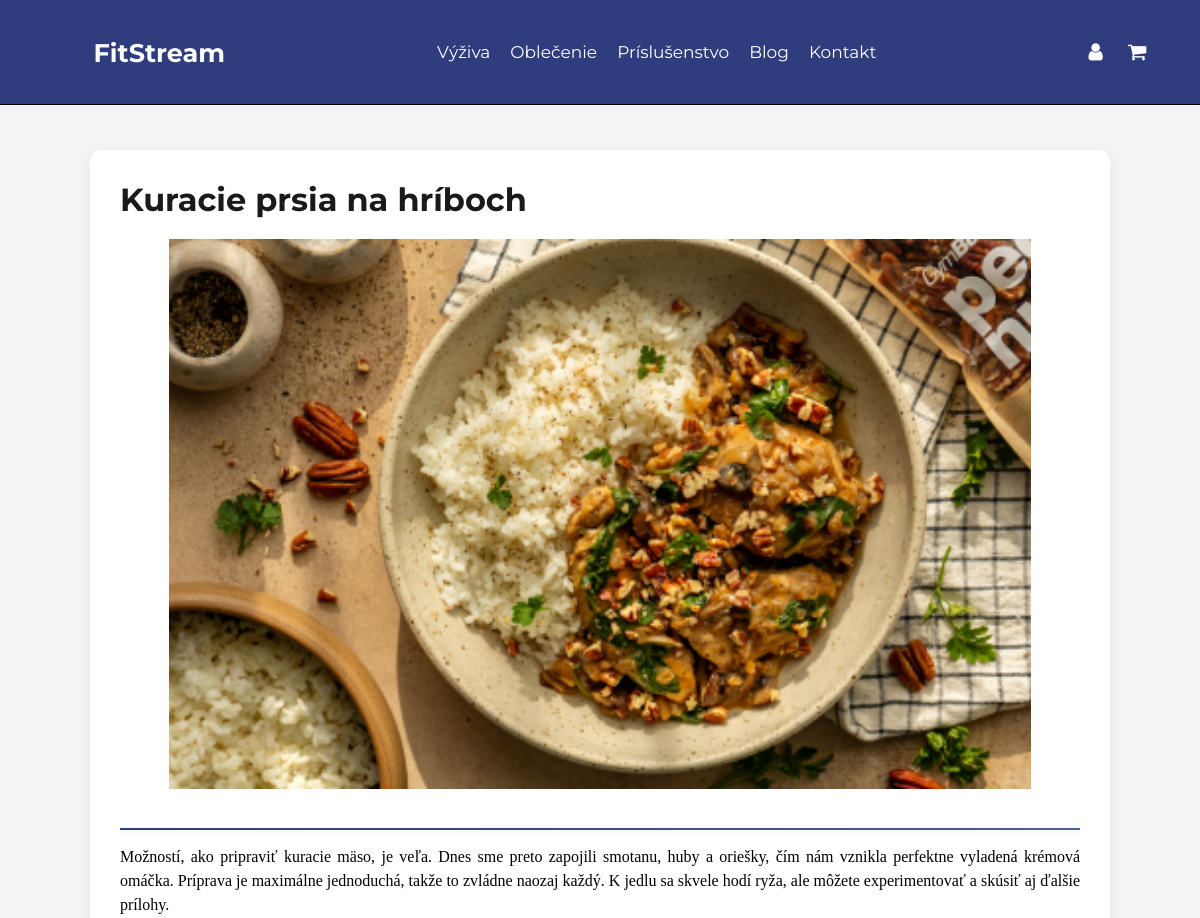
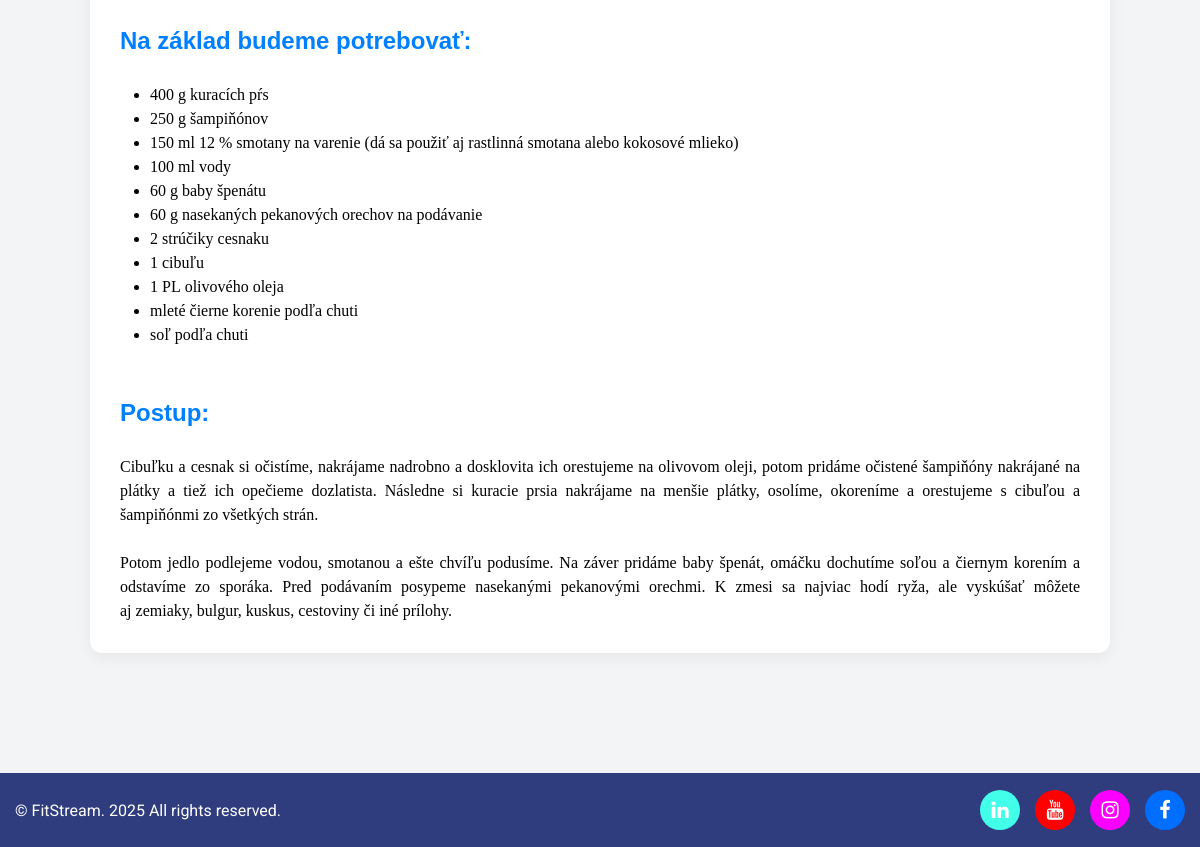
Page /blog_clanok.php?id=15 on the committed database (2 pictures, top to bottom).
### tables this page shows
CREATE TABLE `navbar` (
  `idnavbar` int(11) NOT NULL,
  `nazov` varchar(200) NOT NULL,
  `url` varchar(255) NOT NULL
);

CREATE TABLE `blog` (
  `idblog` int(11) NOT NULL,
  `nazov` varchar(255) NOT NULL,
  `popis` text NOT NULL,
  `img_blog` varchar(255) DEFAULT NULL,
  `img_alt` varchar(255) DEFAULT NULL,
  `id_kategorie` int(11) DEFAULT NULL,
  `id_uzivatel` int(11) NOT NULL,
  `datum_vytvorenia` datetime DEFAULT current_timestamp(),
  `datum_upravy` datetime DEFAULT current_timestamp() ON UPDATE current_timestamp()
);

CREATE TABLE `footer_ikony` (
  `idfooter` int(11) NOT NULL,
  `ikona` varchar(255) NOT NULL,
  `farba_bg` varchar(255) NOT NULL,
  `farba_ikony` varchar(255) NOT NULL,
  `url` varchar(45) NOT NULL
);

### classes/Database.php (called while the page is built, shortened)
<?php
class Database
{
    private $connection;
    protected function connect(): void
    {
        $config = DATABASE;
        $options = [
            PDO::ATTR_ERRMODE            => PDO::ERRMODE_EXCEPTION,
            PDO::ATTR_DEFAULT_FETCH_MODE => PDO::FETCH_ASSOC,
        ];
        try {
            $dsn = 'mysql:host=' . $config['HOST'] .
                   ';dbname=' . $config['DBNAME'] .
                   ';port=' . $config['PORT'];
            $this->connection = new PDO(
                $dsn,
                $config['USER_NAME'],
                $config['PASSWORD'],
                $options
            );
        } catch (PDOException $e) {
            throw new Exception('Pripojenie zlyhalo: ' . $e->getMessage());
        }
    }
    public function getConnection(): PDO
    {
        return $this->connection;
    }
}
?>

### classes/Blog.php (called while the page is built, shortened)
<?php
class Blog extends Database
{
    protected $conn;
    public function __construct()
    {
        $this->conn = $this->getConnection();
    }
    public function blogClanok(int $id): array|bool
    {
        try {
            $sql = "SELECT nazov, popis, img_blog FROM blog WHERE idblog = ?";
            $st = $this->conn->prepare($sql);
            $st->bindParam(1, $id);
            $st->execute();
            $clanok = $st->fetch();
            if(empty($clanok)){
                $_SESSION['neuspech'] = "Tento článok neexistuje";
                header("Location: /FitStream/config/error.php");
                exit;
            } else{
                return $clanok;
            }
        } catch (Exception $e) {
            die("Chyba pri načítaní produktu");
        } finally {
            $this->conn = null;
        }
    }
}
?>

### classes/Footer.php (called while the page is built, shortened)
<?php
class Footer extends Database
{
    protected $conn;
    public function __construct()
    {
        $this->conn = $this->getConnection();
    }
    public function footerVypis(): array
    {
        try {
            $sql = "SELECT * FROM footer_ikony";
            $st = $this->conn->prepare($sql);
            $st->execute();
            return $st->fetchAll();
        } catch (Exception $e) {
            die("Nastala chyba");
        } finally {
            $this->conn = null;
        }
    }
}
?>

### blog_clanok.php (the view, shortened to what this page needs)
<?php
    $blog = new Blog();
    if (isset($_GET['id']) && is_numeric($_GET['id'])) {
        $vypis_blog = $blog->blogClanok($_GET['id']);
    } else {
        die("Zlé ID.");
    }
    ?>
<?php include "parts/header.php"; ?>
<?php include "parts/navbar.php"; ?>
<body class = "blog_clanok">
<div class="clanok_zaobalenie">
  <div class="clanok_z">
     <h1 class = "clanok_nadpis"><?php echo $vypis_blog['nazov'];?></h1>
     <img src = "<?php echo $vypis_blog['img_blog'];?>" alt = "" class = "clanok_img">
     <hr class = "pod_clanok">
     <p class = "clanok_popis"><?php echo $vypis_blog['popis'];?></p>
</div>
  </div>
<?php include "parts/footer.php"; ?>

### parts/navbar.php (shortened to what this page needs)
<?php
$nav = new Navbar();
$vypis_linkov = $nav->navbarLinks();
?>
<nav class = "menu">
    <a href="<?php echo BASE_URL . "index.php";?>" class = "logo"><h1 class>FitStream</h1></a>
    <ul>
        <?php foreach($vypis_linkov as $a):?>
            <a href="<?php echo BASE_URL . $a['url'] ;?>"><li><?php echo $a['nazov'];?></li></a>
        <?php endforeach?>
    </ul>
    <div class = "pr">
        <a href = "<?php echo BASE_URL . "kosik.php";?>"><i class="fa fa-shopping-cart" id = "shopping_cart" style = "font-size: 20px;"></i></a>
       </div>
</nav>

### parts/footer.php (shortened to what this page needs)
<?php
$footer = new Footer();
$footer_vypis = $footer->footerVypis();
?>
<footer>
    <div class = "bottom_footer">
        <div class = "footer_rights"><p class = ""> &copy; <span id="year"></span>FitStream. <?php echo(date("Y")); ?> All rights reserved.</p></div>
            <div class = "social_media_links">
                <?php foreach($footer_vypis as $a): ?>
                    <a href="<?php echo $a['url']; ?>"  class="social"
                    style="background-color: <?php echo $a['farba_bg']; ?>;
                    color: <?php echo $a['farba_ikony']; ?>">
                   <i class="<?php echo $a['ikona']; ?>" style="font-size: 20px;"></i>
                   </a>
                <?php endforeach; ?>
         </div>
            </div>
</footer>
</body>
</html>

### css/navbar_sidebar.css (style rules this page uses)
nav { display: flex; background-color: #2F3C7E; align-items: center; justify-content: space-around; color: white; padding: 17px 20px; position: fixed; top: 0; left: 0; width: 100%; z-index: 1; border-bottom: 1px solid black; font-size: 15px; z-index: 1000; height:70px; }
nav ul { display: flex; flex-direction: row; padding: 10px 55px; list-style: none; }
nav ul li { margin: 0 10px }
nav a { color: white; text-decoration: none; cursor: pointer; font-weight: 400; font-size: 17px; }
.pr { display: flex; gap: 25px; position: relative; }

### css/footer.css (style rules this page uses)
footer { display: flex; flex-direction: column; background-color: #2F3C7E; color: white; padding: 17px 15px; margin-top: 120px; }
.social_media_links { display: flex; gap: 15px; justify-content: flex-end; align-items: center; flex-direction: row; }
.bottom_footer { display: flex; width: 100%; justify-content: space-between; align-items: center; flex-wrap: wrap; }
.social { width: 40px; height: 40px; border-radius: 50%; display: flex; justify-content: center; align-items: center; transition: transform 0.3s ease, opacity 0.3s ease; border: none; cursor: pointer; text-decoration: none; }
.footer_rights { font-size: 16px; display: flex; justify-content: flex-start; align-items: flex-end; }

### css/blog_clanky.css (style rules this page uses)
.blog_clanok { background-color: #F3F4F6; }
.pod_clanok { margin-top: 15px; margin-bottom: 15px; border: 0; height: 2px; background: linear-gradient(to right, #2F3C7E, #4F5D9A); width: 100%; box-shadow: 0 2px 5px rgba(0, 0, 0, 0.1); }
.clanok_zaobalenie { display: flex; justify-content: center; margin-top: 150px; min-width: 85%; max-width: 85%; place-self: center; }
.clanok_z { background-color: #fff; border-radius: 12px; box-shadow: 0 4px 16px rgba(0, 0, 0, 0.06); width: 100%; padding: 30px; transition: box-shadow 0.3s ease; place-self: center; }
.clanok_z p { text-align: justify; }
.clanok_nadpis { font-size: 2rem; font-weight: 700; margin-bottom: 20px; color: #1a1a1a; }
.clanok_img { width: 100%; max-height: 550px; border-radius: 10px; margin-bottom: 20px; object-fit: contain; }
.clanok_popis { font-size: 1.125rem; line-height: 1.6; color: #555; text-align: justify; }
.clanok_z ul { margin-left: 30px; }

### css/vseobecne_styly.css (style rules this page uses)
* { margin: 0; padding: 0; }
body { height: 100vh; }
h1,h2,h3,h4,h5,h6,a { font-family:'Montserrat'; }
p { font-family: 'Roboto'; }

### rows in the picture
navbar: nazov "Výživa"
navbar: nazov "Oblečenie"
navbar: nazov "Príslušenstvo"
navbar: nazov "Blog"
navbar: nazov "Kontakt"
blog: nazov "Kuracie prsia na hríboch", img_blog (picture), popis "Možností, ako pripraviť kuracie mäso, je veľa. Dnes sme preto zapojili smotanu, huby a oriešky, čím nám vznikla perfektne vyladená krémová omáčka. Príprava je maximálne jednoduchá, takže to zvládne naozaj každý. K jedlu sa skvele hodí ryža, ale môžete experimentovať a skúsiť aj ďalšie prílohy. Na základ budeme potrebovať: 400 g kuracích pŕs 250 g šampiňónov 150 ml 12 % smotany na varenie (dá sa použiť aj rastlinná smotana alebo kokosové mlieko) 100 ml vody 60 g baby špenátu 60 g nasekaných pekanových orechov na podávanie 2 strúčiky cesnaku 1 cibuľu 1 PL olivového oleja mleté čierne korenie podľa chuti soľ podľa chuti Postup: Cibuľku a cesnak si očistíme, nakrájame nadrobno a dosklovita ich…"
